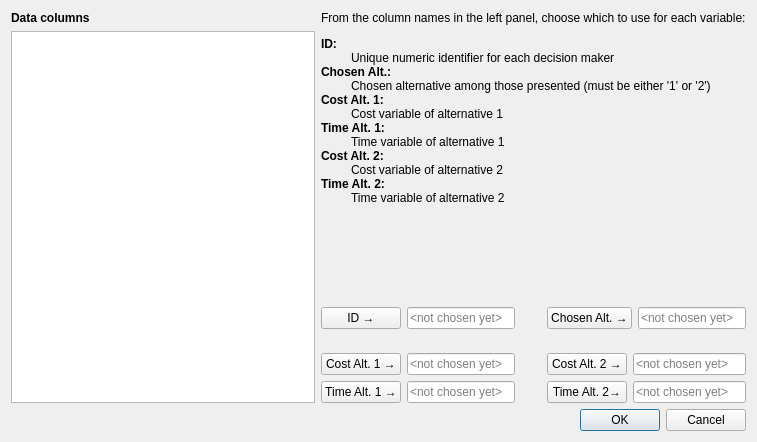
<?xml version="1.0" encoding="UTF-8"?>
<ui version="4.0">
 <class>variablesDialog</class>
 <widget class="QDialog" name="variablesDialog">
  <property name="geometry">
   <rect>
    <x>0</x>
    <y>0</y>
    <width>757</width>
    <height>442</height>
   </rect>
  </property>
  <property name="windowTitle">
   <string>Mapping study variables to data columns</string>
  </property>
  <layout class="QVBoxLayout" name="layoutToplevel">
   <item>
    <layout class="QHBoxLayout" name="layoutMain">
     <item>
      <layout class="QVBoxLayout" name="layoutColumns">
       <item>
        <widget class="QLabel" name="labelColumns">
         <property name="text">
          <string>&lt;html&gt;&lt;head/&gt;&lt;body&gt;&lt;p&gt;&lt;b&gt;Data columns&lt;/b&gt;&lt;/p&gt;&lt;/body&gt;&lt;/html&gt;</string>
         </property>
        </widget>
       </item>
       <item>
        <widget class="QListWidget" name="listColumns"/>
       </item>
      </layout>
     </item>
     <item>
      <layout class="QVBoxLayout" name="layoutRightPane">
       <item>
        <widget class="QLabel" name="labelVarsDescription">
         <property name="text">
          <string>&lt;html&gt;
&lt;head/&gt;
&lt;body&gt;
&lt;p&gt;From the column names in the left panel, choose which to use for each variable:&lt;/p&gt;
&lt;dl&gt;
&lt;dt&gt;&lt;b&gt;ID:&lt;/b&gt;&lt;/dt&gt;
&lt;dd&gt;Unique numeric identifier for each decision maker&lt;/dd&gt;
&lt;dt&gt;&lt;b&gt;Chosen Alt.:&lt;/b&gt;&lt;/dt&gt;
&lt;dd&gt;Chosen alternative among those presented (must be either '1' or '2')&lt;/dd&gt;
&lt;dt&gt;&lt;b&gt;Cost Alt. 1:&lt;/b&gt;&lt;/dt&gt;
&lt;dd&gt;Cost variable of alternative 1&lt;/dd&gt;
&lt;dt&gt;&lt;b&gt;Time Alt. 1:&lt;/b&gt;&lt;/dt&gt;
&lt;dd&gt;Time variable of alternative 1&lt;/dd&gt;
&lt;dt&gt;&lt;b&gt;Cost Alt. 2:&lt;/b&gt;&lt;/dt&gt;
&lt;dd&gt;Cost variable of alternative 2&lt;/dd&gt;
&lt;dt&gt;&lt;b&gt;Time Alt. 2:&lt;/b&gt;&lt;/dt&gt;
&lt;dd&gt;Time variable of alternative 2&lt;/dd&gt;
&lt;/dl&gt;
&lt;/body&gt;
&lt;/html&gt;</string>
         </property>
        </widget>
       </item>
       <item>
        <spacer name="spacerDescription">
         <property name="orientation">
          <enum>Qt::Vertical</enum>
         </property>
         <property name="sizeHint" stdset="0">
          <size>
           <width>20</width>
           <height>13</height>
          </size>
         </property>
        </spacer>
       </item>
       <item>
        <layout class="QHBoxLayout" name="layoutVars">
         <item>
          <layout class="QVBoxLayout" name="layoutVarsLeft">
           <item>
            <layout class="QFormLayout" name="layoutVarID">
             <item row="0" column="1">
              <widget class="QLineEdit" name="fieldVarID">
               <property name="readOnly">
                <bool>true</bool>
               </property>
               <property name="placeholderText">
                <string>&lt;not chosen yet&gt;</string>
               </property>
              </widget>
             </item>
             <item row="0" column="0">
              <widget class="QPushButton" name="btnVarID">
               <property name="text">
                <string>ID →</string>
               </property>
              </widget>
             </item>
            </layout>
           </item>
           <item>
            <spacer name="spacerVarsLeft">
             <property name="orientation">
              <enum>Qt::Vertical</enum>
             </property>
             <property name="sizeHint" stdset="0">
              <size>
               <width>20</width>
               <height>18</height>
              </size>
             </property>
            </spacer>
           </item>
           <item>
            <layout class="QFormLayout" name="layoutCostTime1">
             <item row="0" column="0">
              <widget class="QPushButton" name="btnVarCost1">
               <property name="text">
                <string>Cost Alt. 1 →</string>
               </property>
              </widget>
             </item>
             <item row="0" column="1">
              <widget class="QLineEdit" name="fieldVarCost1">
               <property name="readOnly">
                <bool>true</bool>
               </property>
               <property name="placeholderText">
                <string>&lt;not chosen yet&gt;</string>
               </property>
              </widget>
             </item>
             <item row="1" column="0">
              <widget class="QPushButton" name="btnVarTime1">
               <property name="text">
                <string>Time Alt. 1 →</string>
               </property>
              </widget>
             </item>
             <item row="1" column="1">
              <widget class="QLineEdit" name="fieldVarTime1">
               <property name="readOnly">
                <bool>true</bool>
               </property>
               <property name="placeholderText">
                <string>&lt;not chosen yet&gt;</string>
               </property>
              </widget>
             </item>
            </layout>
           </item>
          </layout>
         </item>
         <item>
          <spacer name="spacerVarsMiddle">
           <property name="orientation">
            <enum>Qt::Horizontal</enum>
           </property>
           <property name="sizeHint" stdset="0">
            <size>
             <width>18</width>
             <height>20</height>
            </size>
           </property>
          </spacer>
         </item>
         <item>
          <layout class="QVBoxLayout" name="layoutVarsRight">
           <item>
            <layout class="QFormLayout" name="layoutVarChosenAlt">
             <item row="0" column="1">
              <widget class="QLineEdit" name="fieldVarChosenAlt">
               <property name="readOnly">
                <bool>true</bool>
               </property>
               <property name="placeholderText">
                <string>&lt;not chosen yet&gt;</string>
               </property>
              </widget>
             </item>
             <item row="0" column="0">
              <widget class="QPushButton" name="btnVarChosenAlt">
               <property name="text">
                <string>Chosen Alt. →</string>
               </property>
              </widget>
             </item>
            </layout>
           </item>
           <item>
            <spacer name="spacerVarsRight">
             <property name="orientation">
              <enum>Qt::Vertical</enum>
             </property>
             <property name="sizeHint" stdset="0">
              <size>
               <width>20</width>
               <height>18</height>
              </size>
             </property>
            </spacer>
           </item>
           <item>
            <layout class="QFormLayout" name="layoutCostTime2">
             <item row="0" column="0">
              <widget class="QPushButton" name="btnVarCost2">
               <property name="text">
                <string>Cost Alt. 2 →</string>
               </property>
              </widget>
             </item>
             <item row="0" column="1">
              <widget class="QLineEdit" name="fieldVarCost2">
               <property name="readOnly">
                <bool>true</bool>
               </property>
               <property name="placeholderText">
                <string>&lt;not chosen yet&gt;</string>
               </property>
              </widget>
             </item>
             <item row="1" column="0">
              <widget class="QPushButton" name="btnVarTime2">
               <property name="text">
                <string>Time Alt. 2→</string>
               </property>
              </widget>
             </item>
             <item row="1" column="1">
              <widget class="QLineEdit" name="fieldVarTime2">
               <property name="readOnly">
                <bool>true</bool>
               </property>
               <property name="placeholderText">
                <string>&lt;not chosen yet&gt;</string>
               </property>
              </widget>
             </item>
            </layout>
           </item>
          </layout>
         </item>
        </layout>
       </item>
      </layout>
     </item>
    </layout>
   </item>
   <item>
    <layout class="QHBoxLayout" name="layoutBottom">
     <item>
      <widget class="QLabel" name="labelNotice">
       <property name="text">
        <string/>
       </property>
      </widget>
     </item>
     <item>
      <widget class="QDialogButtonBox" name="btnDialogBox">
       <property name="orientation">
        <enum>Qt::Horizontal</enum>
       </property>
       <property name="standardButtons">
        <set>QDialogButtonBox::Cancel|QDialogButtonBox::Ok</set>
       </property>
      </widget>
     </item>
    </layout>
   </item>
  </layout>
 </widget>
 <resources/>
 <connections>
  <connection>
   <sender>btnDialogBox</sender>
   <signal>accepted()</signal>
   <receiver>variablesDialog</receiver>
   <slot>accept()</slot>
   <hints>
    <hint type="sourcelabel">
     <x>248</x>
     <y>254</y>
    </hint>
    <hint type="destinationlabel">
     <x>157</x>
     <y>274</y>
    </hint>
   </hints>
  </connection>
  <connection>
   <sender>btnDialogBox</sender>
   <signal>rejected()</signal>
   <receiver>variablesDialog</receiver>
   <slot>reject()</slot>
   <hints>
    <hint type="sourcelabel">
     <x>316</x>
     <y>260</y>
    </hint>
    <hint type="destinationlabel">
     <x>286</x>
     <y>274</y>
    </hint>
   </hints>
  </connection>
 </connections>
</ui>
